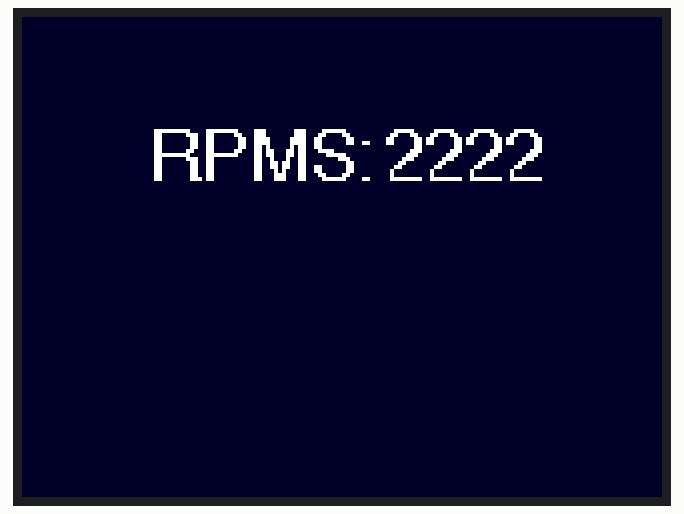
Recording of a sketch running on a simulated Arduino Uno, built with avr-gcc and run on an emulated ATmega328P. On the bench: 320×240 colour display. Random numbers use the default seed unless the sketch sets one; what the sketch prints to the serial monitor is not drawn.

Above: at 5.25 s.
At 9.87 s:
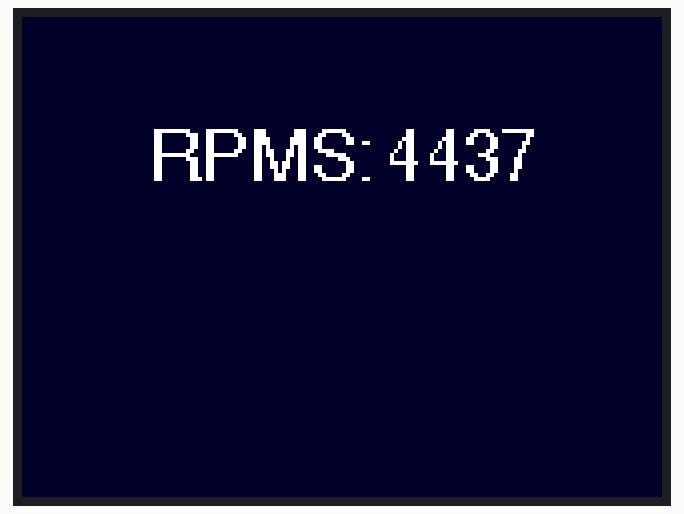
At 14.4 s:
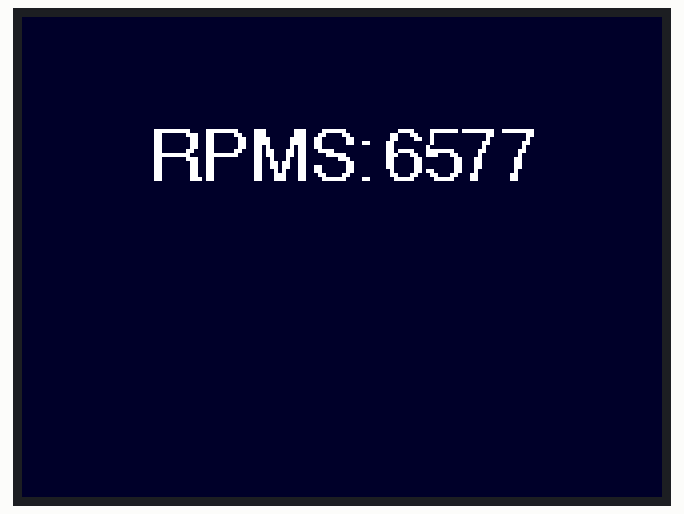
At 20.27 s:
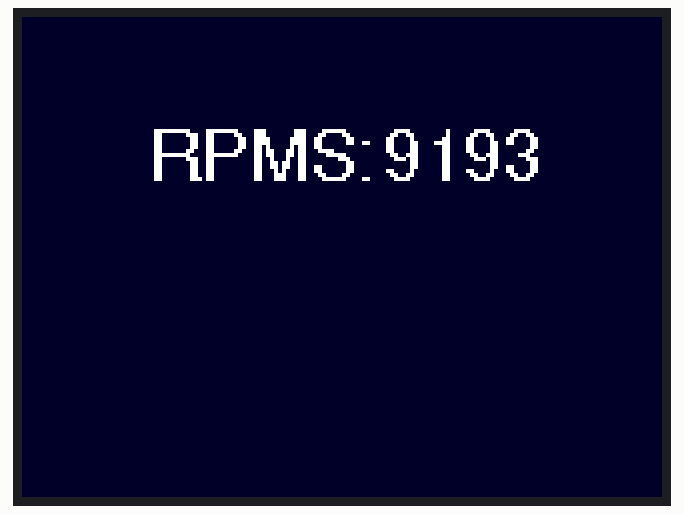
At 24.2 s:
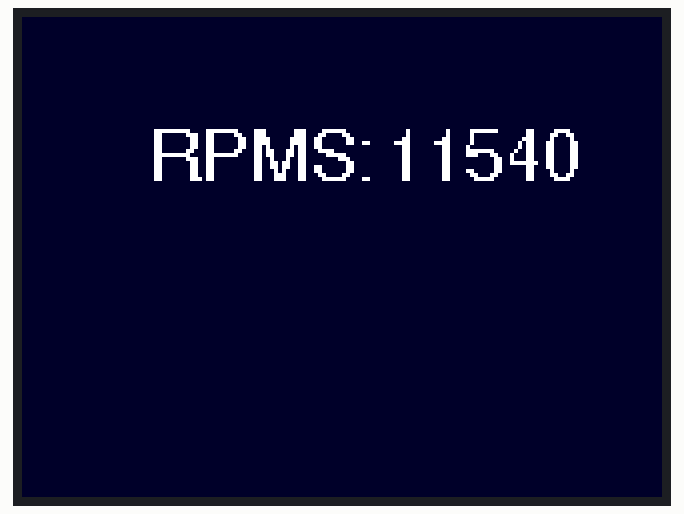
At 37.25 s:
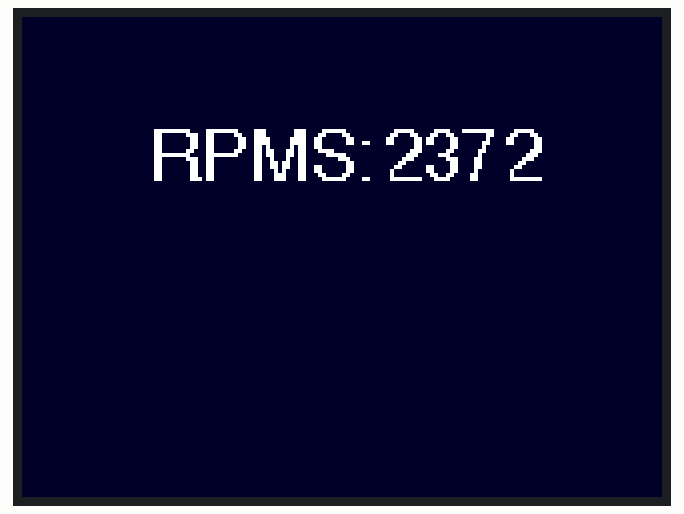

Measured:
- what the display in image 2 shows lasts 0.5 s, from 14.4 s to 14.9 s

The sketch:

rpmdisplay.ino
```cpp
#include "SPI.h"
#include "Adafruit_GFX.h"
#include "Adafruit_ILI9341.h"
#include "Fonts/FreeSans9pt7b.h"

// For the Adafruit shield, these are the default.
#define TFT_DC 9
#define TFT_CS 10
#define ROTATION 1
#define BLUE 0x0005
// Use hardware SPI (on Uno, #13, #12, #11) and the above for CS/DC
Adafruit_ILI9341 tft = Adafruit_ILI9341(TFT_CS, TFT_DC);
// If using the breakout, change pins as desired
//Adafruit_ILI9341 tft = Adafruit_ILI9341(TFT_CS, TFT_DC, TFT_MOSI, TFT_CLK, TFT_RST, TFT_MISO);

uint16_t rpm= 0;
uint16_t nrpm = 0;

void setup() {
  Serial.begin(9600);
  Serial.println("FSAE display");

  tft.begin();
  randomSeed(analogRead(0));

  // read diagnostics (optional but can help debug problems)
  uint8_t x = tft.readcommand8(ILI9341_RDMODE);
  Serial.print("Display Power Mode: 0x"); Serial.println(x, HEX);
  tft.fillScreen(BLUE);
  tft.setRotation(ROTATION);
  tft.setFont(&FreeSans9pt7b);
  tft.setCursor(tft.width() / 5, tft.height() / 3);
  tft.setTextColor(ILI9341_WHITE);
  tft.setTextSize(2);
  tft.print("RPMS:"); writeRPMs(rpm);
}

void loop() {
  if (rpm < 15000) {
    if (nrpm > 25) {
      nrpm += random(100) - 25;
    } else {
      nrpm += random(75);
    }
  } else {
    nrpm = 0;
  }
  if (int(nrpm) - int(rpm) > 25 || int(rpm) - int(nrpm) > 25 ) {
    writeRPMs(nrpm);
  }
  rpm = nrpm;
  delay(50);
}

unsigned long writeRPMs(uint16_t rpm) {
  unsigned long start = micros();
  int cursorX = tft.width() / 2 + 20;
  int cursorY = tft.height() / 3;
  tft.fillRect(cursorX, cursorY-25, 200, 27, BLUE);
  tft.setCursor(cursorX, cursorY);
  tft.setTextColor(ILI9341_WHITE);
  tft.setTextSize(2);
  tft.println(rpm);
  return micros() - start;
}
```
